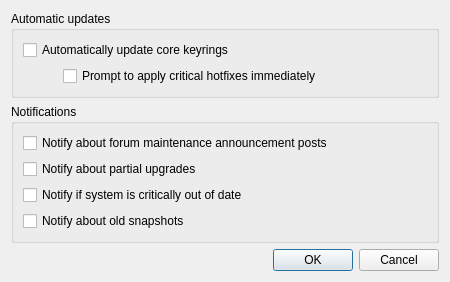
<?xml version="1.0" encoding="UTF-8"?>
<ui version="4.0">
 <class>SettingsDialog</class>
 <widget class="QWidget" name="SettingsDialog">
  <property name="geometry">
   <rect>
    <x>0</x>
    <y>0</y>
    <width>450</width>
    <height>274</height>
   </rect>
  </property>
  <property name="windowIcon">
   <iconset theme="garuda-system-maintenance">
    <normaloff>.</normaloff>.</iconset>
  </property>
  <layout class="QVBoxLayout" name="verticalLayout">
   <item>
    <widget class="QGroupBox" name="groupBox">
     <property name="title">
      <string>Automatic updates</string>
     </property>
     <layout class="QVBoxLayout" name="verticalLayout">
      <item>
       <widget class="QCheckBox" name="updateKeyrings">
        <property name="text">
         <string>Automatically update core keyrings</string>
        </property>
       </widget>
      </item>
      <item>
       <layout class="QHBoxLayout" name="horizontalLayout">
        <item>
         <spacer name="horizontalSpacer">
          <property name="orientation">
           <enum>Qt::Horizontal</enum>
          </property>
          <property name="sizeType">
           <enum>QSizePolicy::Fixed</enum>
          </property>
          <property name="sizeHint" stdset="0">
           <size>
            <width>40</width>
            <height>20</height>
           </size>
          </property>
         </spacer>
        </item>
        <item>
         <widget class="QCheckBox" name="updateHotfixes">
          <property name="text">
           <string>Prompt to apply critical hotfixes immediately</string>
          </property>
         </widget>
        </item>
       </layout>
      </item>
     </layout>
    </widget>
   </item>
   <item>
    <widget class="QGroupBox" name="groupBox">
     <property name="title">
      <string>Notifications</string>
     </property>
     <layout class="QVBoxLayout" name="verticalLayout_2">
      <item>
       <widget class="QCheckBox" name="notifyForum">
        <property name="text">
         <string>Notify about forum maintenance announcement posts</string>
        </property>
       </widget>
      </item>
      <item>
       <widget class="QCheckBox" name="notifyPartialUpgrade">
        <property name="text">
         <string>Notify about partial upgrades</string>
        </property>
       </widget>
      </item>
      <item>
       <widget class="QCheckBox" name="notifyOutOfDate">
        <property name="text">
         <string>Notify if system is critically out of date</string>
        </property>
       </widget>
      </item>
      <item>
       <widget class="QCheckBox" name="notifyOldSnapshot">
        <property name="text">
         <string>Notify about old snapshots</string>
        </property>
       </widget>
      </item>
     </layout>
    </widget>
   </item>
   <item>
    <spacer name="verticalSpacer">
     <property name="orientation">
      <enum>Qt::Vertical</enum>
     </property>
     <property name="sizeHint" stdset="0">
      <size>
       <width>20</width>
       <height>40</height>
      </size>
     </property>
    </spacer>
   </item>
   <item>
    <widget class="QDialogButtonBox" name="buttonBox">
     <property name="standardButtons">
      <set>QDialogButtonBox::Cancel|QDialogButtonBox::Ok</set>
     </property>
    </widget>
   </item>
  </layout>
 </widget>
 <resources/>
 <connections/>
</ui>
